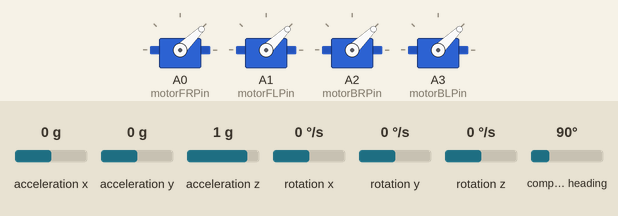
Recording of a sketch running on a simulated Arduino Uno, built with avr-gcc and run on an emulated ATmega328P. On the bench: 4 × servo. The inputs (shaded band) are chosen by the test bench; at power-on: acceleration x 0 g, acceleration y 0 g, acceleration z 1 g, rotation x 0 °/s, rotation y 0 °/s, rotation z 0 °/s, compass heading 90°. No radio packets arrive unless stated; what the sketch prints to the serial monitor is not drawn. At 1.3 s the program stops and its outputs stay as they are.

Above: at 1.2 s.
1.3 s: acceleration x set to -1.4 g
At 2.1 s:
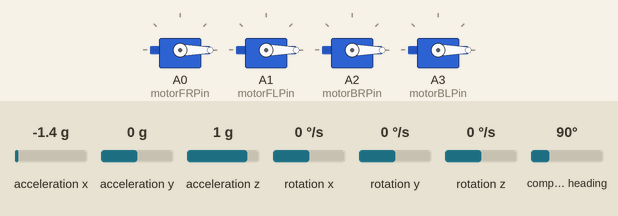
Timing chart, 0 to 2.8 s (numbered marks = the images above; inputs shaded):
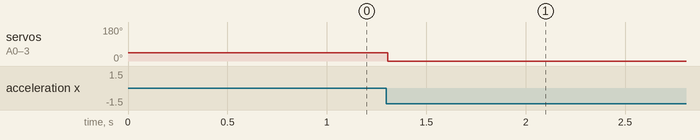

The sketch:

drone.ino
```cpp
//import
#include <SPI.h>
#include "printf.h"
#include "RF24.h"
#include <Servo.h>
#include <MPU9250.h>
#include <Wire.h>

//structure
struct DroneStatus {
  float pitch;
  float roll;
  float yaw;
};
struct RxDataType {
  DroneStatus status;
  float basicThrust;
  bool stop;
};
struct TxDataType {
  DroneStatus status;
  int speed[4];
};

//const
#define CE_PIN 7
#define CSN_PIN 8
uint8_t address[][8] = { "droneRx","droneTx" };
#define motorFRPin A0
#define motorFLPin A1
#define motorBRPin A2
#define motorBLPin A3
const int yawSpeed = 100;
const float kp = 10;
const float ki = 0;
const float kd = 0;

//config
RF24 radio(CE_PIN, CSN_PIN);
MPU9250 mpu;
Servo motorFR;
Servo motorFL;
Servo motorBR;
Servo motorBL;

//val
int stop = 1;
DroneStatus targetDroneStatus;
DroneStatus currentDroneStatus;
RxDataType payloadRx;
TxDataType payloadTx;
int targetSpeed[4];
int currentSpeed[4];
float error[3];
float pid[3];
float integral[3];
float lastErr[3];
unsigned long lastReciveTime = micros();
unsigned long lastTime = micros();
bool isReceive = true;
float basicThrust = 1000;
bool isReady = false;
float pitchErr = 0;
float rollErr = 0;

//func
void sstop(){
  motorFR.writeMicroseconds(0);
  motorFL.writeMicroseconds(0);
  motorBR.writeMicroseconds(0);
  motorBL.writeMicroseconds(0);

  while(1) {}
}

DroneStatus getStatus(DroneStatus currentDroneStatus){
  DroneStatus sta = currentDroneStatus;

  if(mpu.update()){
    if(isReady){
      sta.pitch = float(mpu.getPitch()) - pitchErr;
      sta.roll = float(mpu.getRoll()) - rollErr;
    }else{
      sta.pitch = float(mpu.getPitch());
      sta.roll = float(mpu.getRoll());
    }
    sta.yaw = float(mpu.getYaw());
  }

  return sta;
}

RxDataType commute(TxDataType payloadTx){
  RxDataType payloadRx;
  if(radio.available()){
    radio.read(&payloadRx, sizeof(payloadRx));
    isReceive = true;
    radio.writeAckPayload(1, &payloadTx, sizeof(payloadTx));
  }else{
    isReceive = false;
    //Serial.println("Not Received");
  }

  return payloadRx;
}

int checkSpeed(int speed) {
  if(speed > 2000){
    speed = 2000;
  }
  else if(speed < 1100){
    speed = 1100;
  }

  return speed;
}

//setup
void setup() {
  Serial.begin(115200);
  printf_begin();
  Wire.begin();

  //setup mpu9250
  if (!mpu.setup(0x68))
  {
    Serial.println("MPU9250初始化失敗!");
    while (1){};
  }

  //setup nrf24l01
  Serial.println("Waiting USB Connect...");
  while (!Serial) {
  }
  Serial.println("Connected");

  Serial.println("Initializing the transceiver on the SPI bus...");
  if (!radio.begin()) {
    Serial.println(F("radio hardware is not responding!!"));
    while (1) {}
  }
  Serial.println("Succeed");

  radio.setPALevel(RF24_PA_MAX);
  radio.setPayloadSize(sizeof(TxDataType));
  radio.openWritingPipe(address[0]);
  radio.openReadingPipe(1, address[1]);
  radio.enableAckPayload();
  radio.enableDynamicPayloads();
  radio.startListening();

  //setup motor
  motorFR.attach(motorFRPin);
  motorFL.attach(motorFLPin);
  motorBR.attach(motorBRPin);
  motorBL.attach(motorBLPin);


  motorFR.writeMicroseconds(1000);
  motorFL.writeMicroseconds(1000);
  motorBR.writeMicroseconds(1000);
  motorBL.writeMicroseconds(1000);
}

//start
void loop() {
  //MPU9250
  currentDroneStatus = getStatus(currentDroneStatus);

  //commute
  payloadTx.status = currentDroneStatus;
  payloadTx.speed[0] = currentSpeed[0];
  payloadTx.speed[1] = currentSpeed[1];
  payloadTx.speed[2] = currentSpeed[2];
  payloadTx.speed[3] = currentSpeed[3];

  payloadRx = commute(payloadTx);

  if(currentDroneStatus.pitch > 30 || currentDroneStatus.roll > 30 || currentDroneStatus.pitch < -30 || currentDroneStatus.roll < -30){
    sstop();
  }

  if(!isReceive){
    if(micros() - lastReciveTime >= 5000000){
      sstop();
    }
  }else{
    basicThrust = payloadRx.basicThrust;
    lastReciveTime = micros();
    if(payloadRx.stop == 1){
      sstop();
    }
  }

  if(payloadRx.status.yaw == 1){
    isReady = true;
  }

  //apply control
  unsigned long currentTime = micros();
  float dt = (currentTime*1.0 - lastTime*1.0) / 1000000;
  if(dt <= 0) dt = 0.000001;
  lastTime = currentTime;

  error[0] = payloadRx.status.pitch - currentDroneStatus.pitch;
  error[1] = payloadRx.status.roll - currentDroneStatus.roll;
  pid[0] = (kp * error[0]) + (ki * integral[0]) + (kd * ((error[0] - lastErr[0]) / dt));
  pid[1] = (kp * error[1]) + (ki * integral[1]) + (kd * ((error[1] - lastErr[1]) / dt));
  lastErr[0] = error[0];
  lastErr[1] = error[1];

  currentSpeed[0] = basicThrust + (pid[0]) + (pid[1]);
  currentSpeed[1] = basicThrust + (pid[0]) + (-pid[1]);
  currentSpeed[2] = basicThrust + (-pid[0]) + (-pid[1]);
  currentSpeed[3] = basicThrust + (-pid[0]) + (pid[1]);

  if(payloadRx.status.yaw == 0){
  }else if(payloadRx.status.yaw == 1){
    currentSpeed[0] += yawSpeed;
    currentSpeed[1] -= yawSpeed;
    currentSpeed[2] += yawSpeed;
    currentSpeed[3] -= yawSpeed;
  }else if(payloadRx.status.yaw == -1){
    currentSpeed[0] -= yawSpeed;
    currentSpeed[1] += yawSpeed;
    currentSpeed[2] -= yawSpeed;
    currentSpeed[3] += yawSpeed;
  }

  for(int i = 0; i < 4; i++){
    currentSpeed[i] = checkSpeed(currentSpeed[i]);
  }

  if(isReady){
    motorFL.writeMicroseconds(currentSpeed[0]);
    motorFR.writeMicroseconds(currentSpeed[1]);
    motorBR.writeMicroseconds(currentSpeed[2]);
    motorBL.writeMicroseconds(currentSpeed[3]);
  }else{
    pitchErr = currentDroneStatus.pitch;
    rollErr = currentDroneStatus.roll;

    motorFL.writeMicroseconds(1000);
    motorFR.writeMicroseconds(1000);
    motorBR.writeMicroseconds(1000);
    motorBL.writeMicroseconds(1000);

    currentSpeed[0] = 1000;
    currentSpeed[1] = 1000;
    currentSpeed[2] = 1000;
    currentSpeed[3] = 1000;
  }


  // Serial.print("Pitch:");
  // Serial.print(currentDroneStatus.pitch);
  // Serial.print(" Row:");
  // Serial.print(currentDroneStatus.roll);
  // Serial.print(" Yaw:");
  // Serial.print(currentDroneStatus.yaw);

  //     Serial.print(" ErrorX");
  // Serial.print(error[0]);
  //       Serial.print(" ErrorY");
  // Serial.print(error[1]);
  //       Serial.print(" ErrorZ");
  // Serial.print(error[2]);
  //   Serial.print(" PIDX");
  // Serial.print(pid[0]);
  // Serial.print(" PIDY");
  // Serial.print(pid[1]);
  // Serial.print(" PIDZ");
  // Serial.print(pid[2]);

  // Serial.print(" BT");
  // Serial.print(basicThrust);
  // Serial.print(" FL");
  // Serial.print(currentSpeed[0]);
  // Serial.print(" FR");
  // Serial.print(currentSpeed[1]);
  // Serial.print(" BR");
  // Serial.print(currentSpeed[2]);
  // Serial.print(" BL");
  // Serial.println(currentSpeed[3]);

  //delay
  delay(10);
}
```

Measured:
- after the input at 1.3 s, servo on A0 (motorFRPin), servo on A1 (motorFLPin), servo on A2 (motorBRPin), servo on A3 (motorBLPin): 44° → 0° at once
